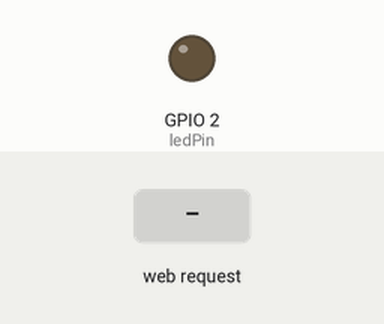
The sketch below on a simulated ESP8266 (NodeMCU). Shown: output pins drawn as LEDs (lit = HIGH). The test bench sets the inputs (shaded band). WiFi joins after 1.5 s; servers stay silent unless stated; what the sketch prints to the serial monitor is not drawn.

Above: at 2.7 s.
2.8 s: HTTP request GET /LED=ON received
At 3.9 s:
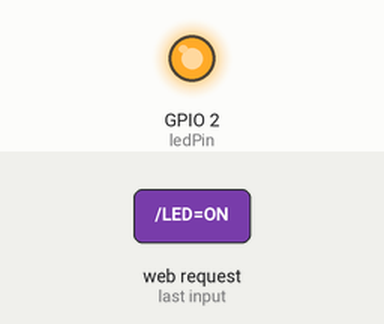
4.3 s: HTTP request GET /LED=OFF received
At 5.0 s:
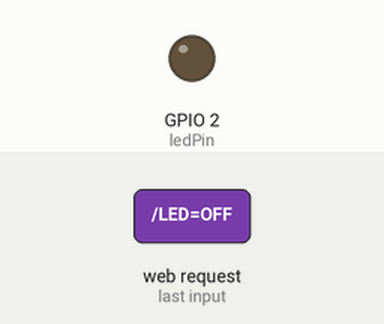
Timing chart, 0 to 7.3 s (numbered marks = the images above; inputs shaded):
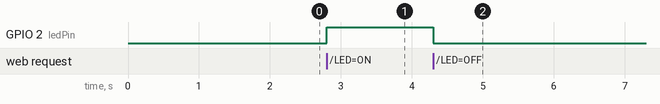

The sketch:

webserver-wifi.ino
```cpp
#include <ESP8266WiFi.h>

const char* ssid = "";//id da sua rede
const char* password = "";//senha do seu wifi

int ledPin = 2; // GPIO2
WiFiServer server(80);

void setup() {
  Serial.begin(115200);
  delay(10);

  pinMode(ledPin, OUTPUT);
  digitalWrite(ledPin, LOW);

  // Inicia conexão
  Serial.println();
  Serial.println();
  Serial.print("Conectando a rede ");
  Serial.println(ssid);

  WiFi.begin(ssid, password);

  while (WiFi.status() != WL_CONNECTED) {
    delay(500);
    Serial.print(".");
  }
  Serial.println("");
  Serial.println("WiFi connected");

  // Iniciar o serviço http na port 80
  server.begin();
  Serial.println("Servidor iniciado");

  // Mostra o encereço IP address na serial
  Serial.print("Utilize esta URL para conectar: ");
  Serial.print("http://");
  Serial.print(WiFi.localIP());
  Serial.println("/");

}

void loop() {

  // Verifica se existe um novo cliente se contando, caso contrario reinicia o loop
  WiFiClient client = server.available();
  if (!client) {
    return;
  }

  // Espera o cliente enviar algo
  Serial.println("Novo Cliente ");
  while(!client.available()){
    delay(1);
  }

  // Le a primeira linha da requisição
  String request = client.readStringUntil('\r');
  Serial.println(request);
  client.flush();

  // Variável de controle do led
  int value = LOW;

  // Verifica se foi pedida uma URL específica
  if (request.indexOf("/LED=ON") != -1) {
    digitalWrite(ledPin, HIGH);
    value = HIGH;
  }
  if (request.indexOf("/LED=OFF") != -1){
    digitalWrite(ledPin, LOW);
    value = LOW;
  }

  // Retorna a resposta HTTP
  client.println("HTTP/1.1 200 OK");
  client.println("Content-Type: text/html");
  client.println(""); //  do not forget this one
  client.println("<!DOCTYPE HTML>");
  client.println("<html>");

  client.print("Led status: ");

  if(value == HIGH) {
    client.print("On");
  } else {
    client.print("Off");
  }
  client.println("<br><br>");
  client.println("Clique <a href=\"/LED=ON\">aqui</a> para ligar o LED<br>");
  client.println("Clique <a href=\"/LED=OFF\">aqui</a> desligar o LED<br>");
  client.println("</html>");

  delay(1);
  Serial.println("Cliente desconectedado!!!");
  Serial.println("");

}
```

Measured:
- after the input at 2.8 s, GPIO 2 (ledPin): LOW → HIGH at once
- after the input at 4.3 s, GPIO 2 (ledPin): HIGH → LOW at once
